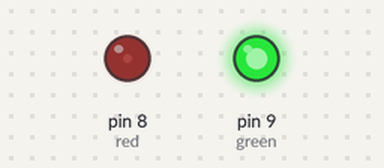
Recording of a sketch running on a simulated Arduino Uno, built with avr-gcc and run on an emulated ATmega328P. Shown: output pins drawn as LEDs (lit = HIGH).

Above: at 0.1 s.
Timing chart, 0 to 1.6 s (numbered marks = the images above):
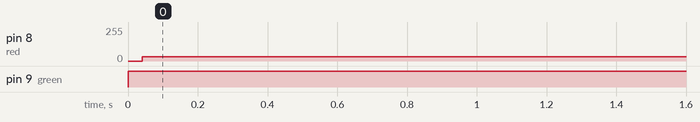

Measured:
- by itself, pin 8 (red): 0/255 → 32/255 at 0.04 s
- by itself, pin 9 (green): LOW → HIGH at 0.00 s

The sketch:

blooth_setup.ino
```cpp
int red = 8;
int green = 9;
char sms;
void setup() {
  // put your setup code here, to run once:
  Serial.begin(9600);
  pinMode(red, OUTPUT);
  pinMode(green, OUTPUT);

}

void loop() {
  // put your main code here, to run repeatedly:
    if(Serial.available() != 0)
    {
      sms = Serial.read();
    }

    if(sms = '1')
    {
      digitalWrite(red,HIGH);
    }

     if(sms = '2')
    {
      digitalWrite(red,LOW);
    }

     if(sms = '3')
    {
      digitalWrite(green,HIGH);
    }

     if(sms = '4')
    {
      digitalWrite(red,LOW);
    }
}
```
